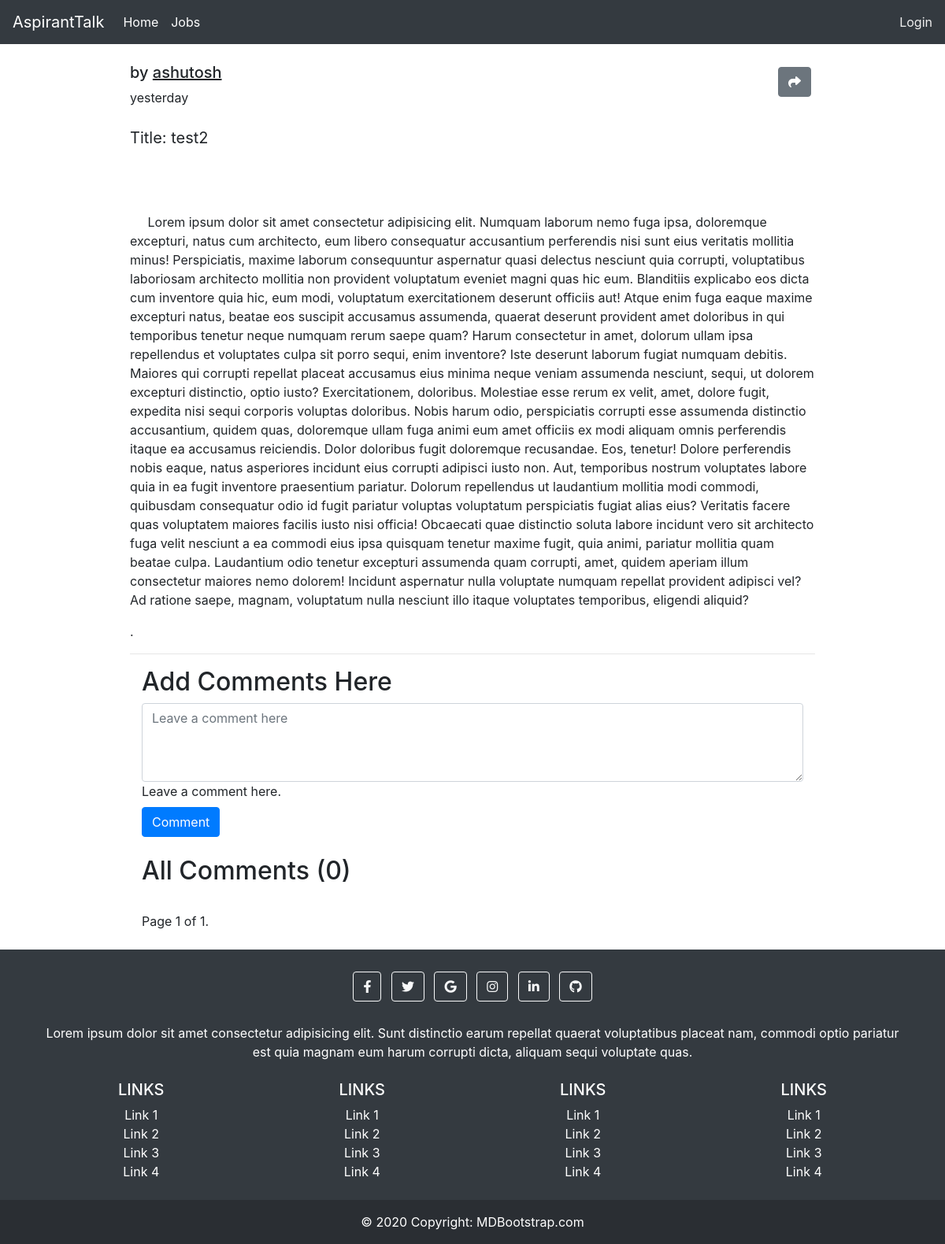
Screenshot of /blog/test2/ with the database file from the repository.
### home/models.py (models this page shows, shortened)
class Blog(models.Model):
    author = models.ForeignKey(User,on_delete= models.CASCADE)
    slug = models.SlugField(unique=True,null=False,blank=False)
    title = models.CharField(max_length=200,blank=False,null=False)
    category = models.ForeignKey(Sub_category,on_delete=models.CASCADE)
    content = RichTextUploadingField()
    Thumbnail = models.ImageField(upload_to="Thumbnails", blank=True, null=True)
    upload_date = models.DateTimeField(auto_now_add=True)

### home/views.py (the view, shortened to what this page needs)
# urls.py: path('blog/<slug:slug>/', views.BlogDetailView.as_view()),
class BlogDetailView(DetailView):
    model = Blog
    def get(self, request, *args, **kwargs):
        data = Blog.objects.get(slug=kwargs['slug'])
        posts = Comment.objects.filter(blog_id__slug = kwargs['slug']).order_by('-comment_date')
        counts = Comment.objects.filter(blog_id__slug = kwargs['slug']).count()
        paginator = Paginator(posts, 7) # Show 25 contacts per page.
        page_number = request.GET.get('page')
        posts = paginator.get_page(page_number)
        context = {'data': data,'posts':posts,'counts':counts}
        return render(request, 'DetailedBlog.html',context)

### home/templates/DetailedBlog.html (shortened to what this page needs)
{% extends 'base.html' %}
{% block body %}
{% load humanize %}
<div class="container w-75 my-4">
      <div class="media">
            <div class="media-body">
                  <h5 class="mt-0">by <u>{{data.author}}</u>
                        <small>
                              <button class ="btn btn-secondary"  style="float:right; margin: 5px;"  data-toggle="modal" data-target="#exampleModal">
                                    <i class="fas fa-share"></i>
                                  </button>
                        </small>
                </h5>
                  {{data.upload_date | naturalday}}
            </div>
      </div>
      <br>
      <p style="font-size: 20px;">Title: {{data.title}}</p>
      <br>
      <br>
      <p>{{data.content | safe }}.</p>
      <hr>
    {% include 'comments.html' %}
{% endblock body %}

### rows the page displays
Blog: author "ashutosh", upload_date "yesterday", title "test2", content "Lorem ipsum dolor sit amet consectetur adipisicing elit. Numquam laborum nemo fuga ipsa, doloremque excepturi, natus cum architecto, eum libero consequatur accusantium perferendis nisi sunt eius veritatis mollitia minus! Perspiciatis, maxime laborum consequuntur aspernatur quasi delectus nesciunt quia corrupti, voluptatibus laboriosam architecto mollitia non provident voluptatum eveniet magni quas hic eum. Blanditiis explicabo eos dicta cum inventore quia hic, eum modi, voluptatum exercitationem deserunt officiis aut! Atque enim fuga eaque maxime excepturi natus, beatae eos suscipit accusamus assumenda, quaerat deserunt provident amet doloribus in qui temporibus tenetur neque numquam rerum…"

### other values shown
{{ counts }} "0"
{{ posts.number }} "1"
{{ posts.paginator.num_pages }} "1"
